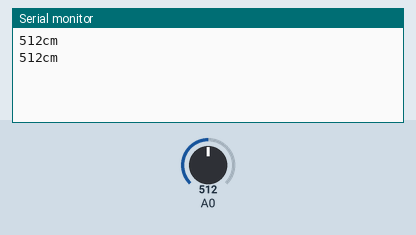
A sketch run on a simulated Arduino Uno, built with avr-gcc and run on an emulated ATmega328P. On the bench: the last lines printed to the serial monitor. The inputs (shaded band) are chosen by the test bench; at power-on: A0 = 512.

Above: at 1.8 s.
1.9 s: A0 set to 716
At 2.3 s:
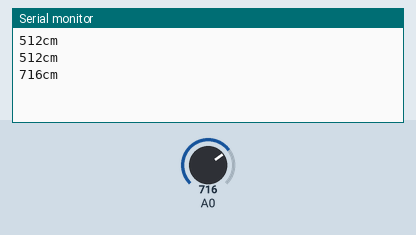
3.4 s: A0 set to 900
At 4.8 s:
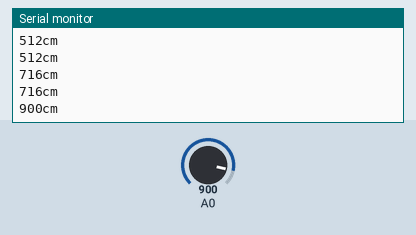
Timing chart, 0 to 6.4 s (numbered marks = the images above; inputs shaded):
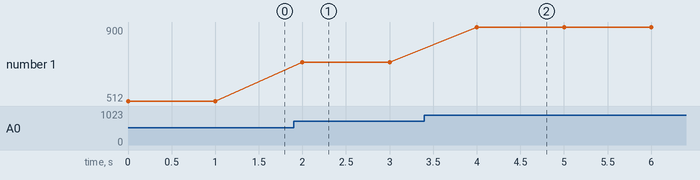

Measured:
- after the input at 1.9 s, the serial monitor: prints a new line after 0.10 s (image 1)
- after the input at 3.4 s, the serial monitor: prints a new line after 0.60 s (image 2)
- plotted number 1: 512 → 716 after the input at 1.9 s, 716 → 900 after the input at 3.4 s

The sketch:

Urf.ino
```cpp
const int anPin = 1;
long anVolt, cm;

void setup() {
  //This opens up a serial connection to shoot the results back to the PC console
  Serial.begin(9600);
}

void loop() {
  {
    //Used to read in the analog voltage output that is being sent by the XL-MaxSonar device.
    //Scale factor is (Vcc/1024) per centimeter. A 5V supply yields ~4.9mV/cm for standard range sensors
    anVolt = analogRead(anPin*2.54/512); // this is for the standard range sensors
  }
  cm = anVolt;
  Serial.print(cm);
  Serial.print("cm");
  Serial.println();
  delay(1000);
}
```
